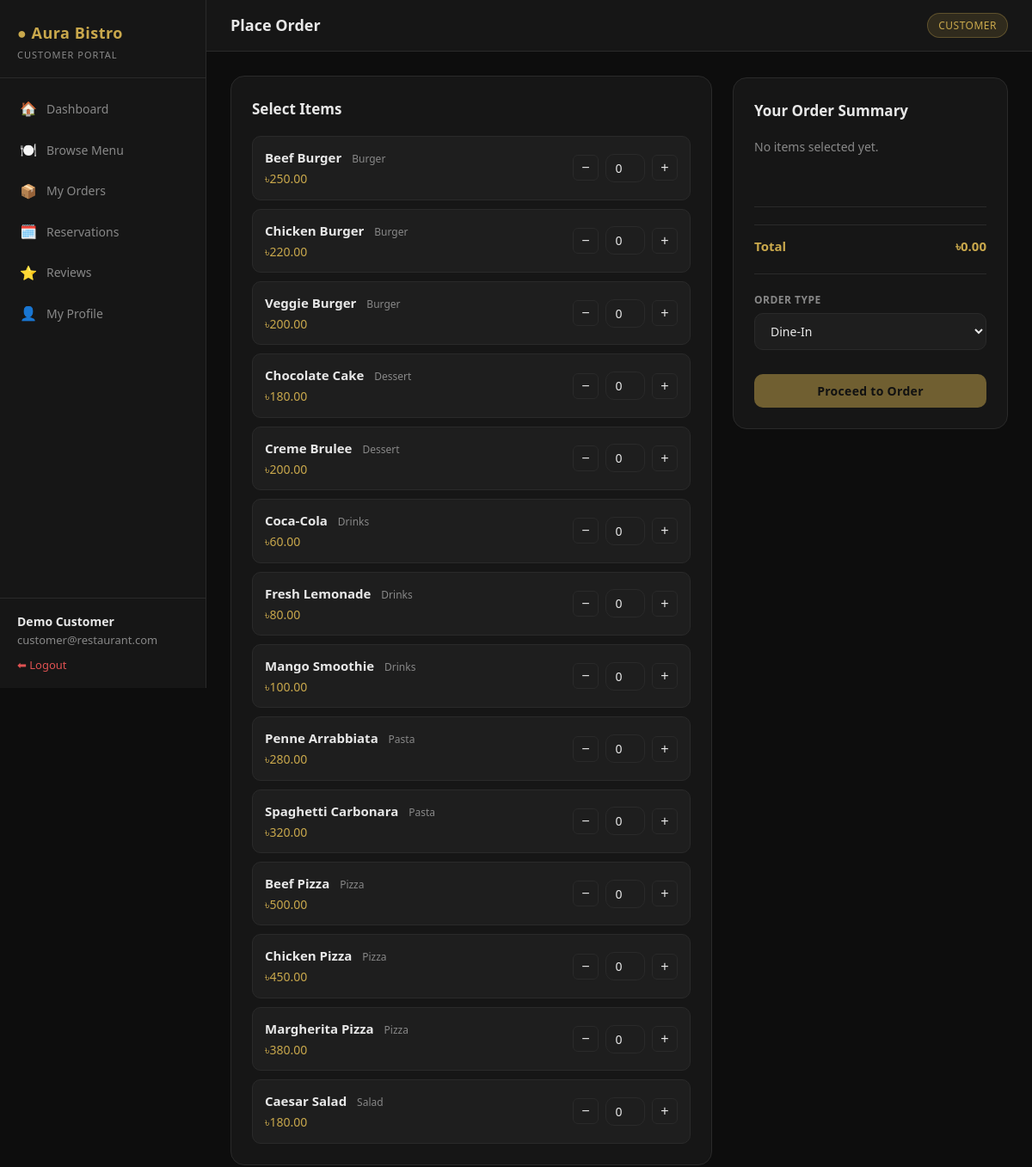
Page /customer/place_order.php (signed in) on the committed database.
### tables this page shows
CREATE TABLE foods (
    id          INT AUTO_INCREMENT PRIMARY KEY,
    category_id INT NOT NULL,
    name        VARCHAR(120) NOT NULL,
    description TEXT,
    price       DECIMAL(10,2) NOT NULL,
    image       VARCHAR(255)  DEFAULT NULL,
    available   TINYINT(1)    DEFAULT 1,
    created_at  TIMESTAMP DEFAULT CURRENT_TIMESTAMP,
    FOREIGN KEY (category_id) REFERENCES categories(id) ON DELETE CASCADE
);

CREATE TABLE categories (
    id   INT AUTO_INCREMENT PRIMARY KEY,
    name VARCHAR(100) NOT NULL
);

### customer/place_order.php (the view, shortened to what this page needs)
<?php
require "../config/database.php";
$success = "";
$foods = $conn->query(
    "SELECT f.id, f.name, f.price, c.name AS category
     FROM foods f JOIN categories c ON c.id = f.category_id
     WHERE f.available = 1 ORDER BY c.name, f.name"
);
$food_list = [];
while ($f = $foods->fetch_assoc()) $food_list[] = $f;
?>
<!DOCTYPE html>
<html lang="en">
<head>
<link rel="stylesheet" href="../assets/css/style.css">
</head>
<body>
<div class="dash-wrap">
    <?php require "../includes/sidebar_customer.php"; ?>
    <div class="main">
        <div class="top-bar">
            <h1>Place Order</h1>
            <span class="badge-role">Customer</span>
        </div>
        <div class="content">
            <?php if (!$success): ?>
            <div class="cart-wrap">
                <div style="flex:1">
                    <div class="card mb-20">
                        <h2>Select Items</h2>
                        <div id="foodList" style="display:flex;flex-direction:column;gap:10px">
                            <?php foreach ($food_list as $f): ?>
                            <div class="flex-between" style="background:var(--bg3);border:1px solid var(--border);border-radius:var(--radius);padding:12px 14px">
                                <div>
                                    <strong><?= htmlspecialchars($f['name']) ?></strong>
                                    <span style="font-size:12px;color:var(--muted);margin-left:8px"><?= htmlspecialchars($f['category']) ?></span>
                                    <div class="text-gold" style="font-size:14px;margin-top:2px">৳<?= number_format($f['price'],2) ?></div>
                                </div>
                                <div class="qty-spin">
                                    <button type="button" onclick="changeQty(<?= $f['id'] ?>, -1)">−</button>
                                    <input type="number" id="qty_<?= $f['id'] ?>" value="0" min="0" max="20"
                                           data-price="<?= $f['price'] ?>" data-name="<?= htmlspecialchars(addslashes($f['name'])) ?>"
                                           onchange="updateCart()" style="margin-bottom:0">
                                    <button type="button" onclick="changeQty(<?= $f['id'] ?>, 1)">+</button>
                                </div>
                            </div>
                            <?php endforeach; ?>
                        </div>
                    </div>
                </div>
                <div class="cart-sidebar">
                    <div class="card">
                        <h2>Your Order Summary</h2>
                        <div id="cartItems" style="min-height:60px">
                        </div>
                        <div class="divider"></div>
                        <div class="cart-total">
                            <span>Total</span>
                            <span id="cartTotal">৳0.00</span>
                        </div>
                        <div class="divider"></div>
                        <form method="POST" id="orderForm">
                            <div class="form-group">
                                <label>Order Type</label>
                                <select name="order_type" style="margin-bottom:0">
                                    <option value="dine-in">Dine-In</option>
                                </select>
                            </div>
                            <button class="btn" id="placeBtn" disabled style="width:100%;justify-content:center;margin-top:12px;opacity:.5">
                                Proceed to Order
                            </button>
                        </form>
                    </div>
                </div>
            </div>
            <?php endif; ?>
        </div>
    </div>
</div>
</body>
</html>

### assets/css/style.css (style rules this page uses)
:root { --bg: #0d0d0d; --bg2: #161616; --bg3: #1e1e1e; --border: #2a2a2a; --gold: #c9a84c; --gold-lt: #e0c070; --text: #e8e8e8; --muted: #888; --danger: #e05252; --success: #4caf7d; --warning: #e0a84c; --info: #4c8fe0; --radius: 10px; --radius-lg: 16px; --shadow: 0 4px 24px rgba(0,0,0,.45); }
* { box-sizing: border-box; margin: 0; padding: 0; }
html { scroll-behavior: smooth; }
body { font-family: 'Segoe UI', Arial, sans-serif; background: var(--bg); color: var(--text); min-height: 100vh; font-size: 15px; line-height: 1.6; }
.dash-wrap { display: flex; min-height: 100vh; }
.main { flex: 1; overflow-x: hidden; }
.top-bar { background: var(--bg2); border-bottom: 1px solid var(--border); padding: 0 28px; height: 60px; display: flex; align-items: center; justify-content: space-between; }
.top-bar h1 { font-size: 18px; font-weight: 600; color: var(--text); }
.top-bar .badge-role { background: rgba(201,168,76,.15); color: var(--gold); padding: 4px 12px; border-radius: 20px; font-size: 12px; letter-spacing: .5px; text-transform: uppercase; border: 1px solid rgba(201,168,76,.3); }
.content { padding: 28px; }
.card { background: var(--bg2); border: 1px solid var(--border); border-radius: var(--radius-lg); padding: 24px; }
.card h2 { font-size: 17px; font-weight: 600; margin-bottom: 18px; color: var(--text); }
label { display: block; font-size: 12px; color: var(--muted); text-transform: uppercase; letter-spacing: .5px; margin-bottom: 6px; font-weight: 600; }
input, select, textarea { width: 100%; background: var(--bg3); border: 1px solid var(--border); color: var(--text); padding: 10px 14px; border-radius: var(--radius); font-size: 14px; transition: border-color .2s; margin-bottom: 16px; font-family: inherit; }
select option { background: var(--bg3); }
.form-group { margin-bottom: 16px; }
.form-group input, .form-group select, .form-group textarea { margin-bottom: 0; }
.btn { display: inline-flex; align-items: center; gap: 6px; background: var(--gold); color: #0d0d0d; border: none; padding: 10px 20px; border-radius: var(--radius); font-size: 14px; font-weight: 600; cursor: pointer; transition: all .2s; text-decoration: none; font-family: inherit; letter-spacing: .3px; }
.cart-wrap { display: flex; gap: 24px; align-items: flex-start; }
.cart-sidebar { width: 320px; flex-shrink: 0; position: sticky; top: 90px; }
.cart-total { display: flex; justify-content: space-between; font-size: 15px; font-weight: 700; padding-top: 12px; border-top: 1px solid var(--border); color: var(--gold); }
.mb-20 { margin-bottom: 20px; }
.flex-between { display: flex; align-items: center; justify-content: space-between; }
.text-gold { color: var(--gold); }
.divider { height: 1px; background: var(--border); margin: 20px 0; }
.qty-spin { display: flex; align-items: center; gap: 8px; }
.qty-spin button { width: 30px; height: 30px; border: 1px solid var(--border); background: var(--bg3); color: var(--text); border-radius: 6px; cursor: pointer; font-size: 16px; display: flex; align-items: center; justify-content: center; transition: background .15s; }
.qty-spin input { width: 46px; text-align: center; margin-bottom: 0; padding: 6px; }

### rows in the picture
foods: name "Beef Burger", category.name "Burger", price "250.00"
foods: name "Chicken Burger", category.name "Burger", price "220.00"
foods: name "Veggie Burger", category.name "Burger", price "200.00"
foods: name "Chocolate Cake", category.name "Dessert", price "180.00"
foods: name "Creme Brulee", category.name "Dessert", price "200.00"
foods: name "Coca-Cola", category.name "Drinks", price "60.00"
foods: name "Fresh Lemonade", category.name "Drinks", price "80.00"
foods: name "Mango Smoothie", category.name "Drinks", price "100.00"
foods: name "Penne Arrabbiata", category.name "Pasta", price "280.00"
foods: name "Spaghetti Carbonara", category.name "Pasta", price "320.00"
foods: name "Beef Pizza", category.name "Pizza", price "500.00"
foods: name "Chicken Pizza", category.name "Pizza", price "450.00"
foods: name "Margherita Pizza", category.name "Pizza", price "380.00"
foods: name "Caesar Salad", category.name "Salad", price "180.00"

### other values in the picture
$_SESSION['user']['name'] "Demo Customer"
$_SESSION['user']['email'] "customer@restaurant.com"
